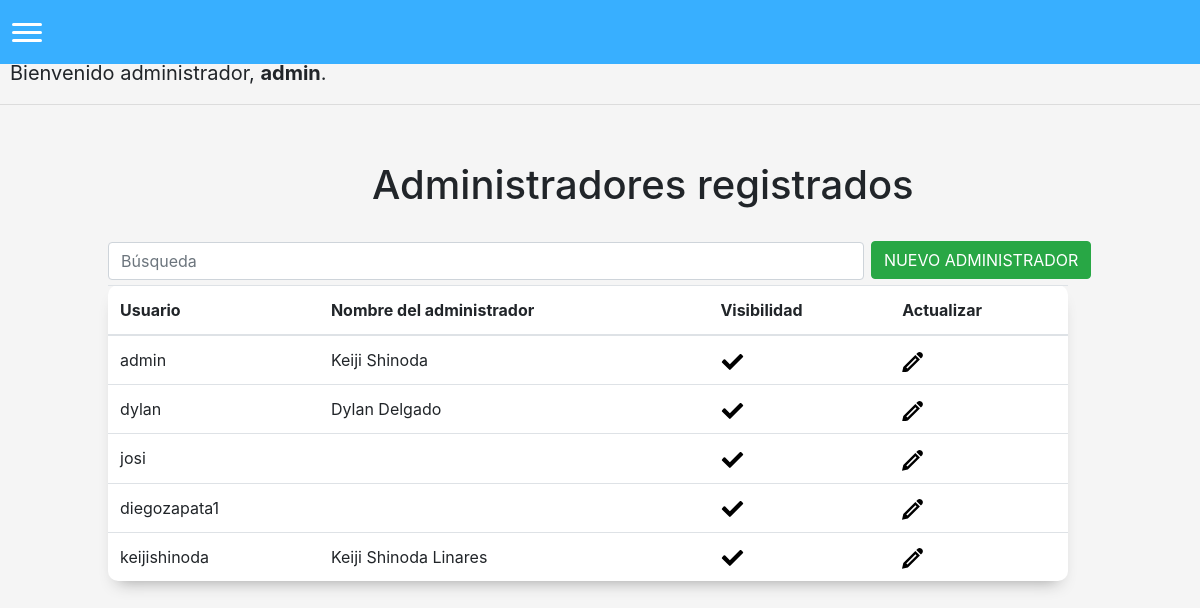
Page /listaadmins (signed in) on the earlier database version.
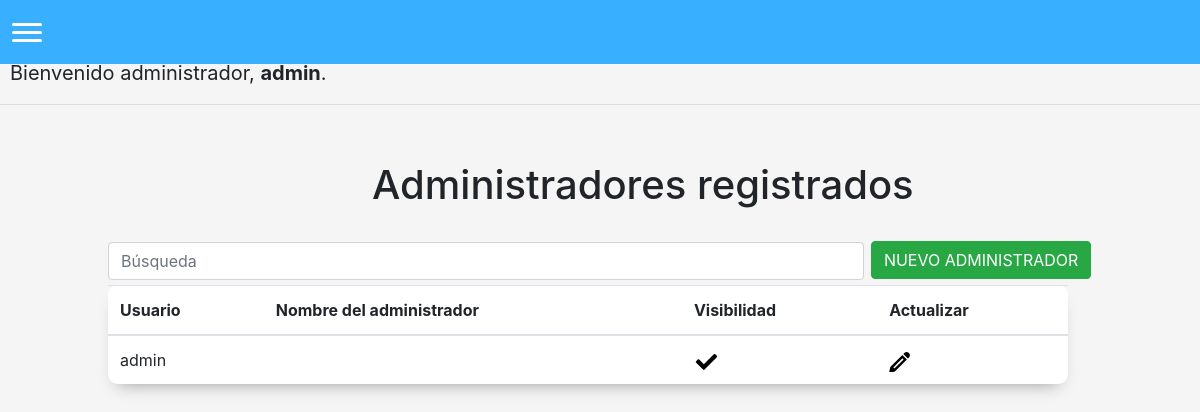
Same page on the later database version.
### matricula/models.py (models this page shows)
class User(AbstractUser):
    pass

### matricula/views.py (the view)
# urls.py: path('listaadmins', views.listarAdmins, name='listaadmins'),
@login_required(login_url='/login')
def listarAdmins(request):
    return render(request, "matricula/listaadmins.html", {'admins': User.objects.all()})

### matricula/templates/matricula/listaadmins.html (shortened to what this page needs)
{% extends "matricula/layout.html" %}
{% block body %}
<div style="margin-left: 31%; margin-bottom: 30px;">
    <h1 style="font-size: 40px;">Administradores registrados</h1>
</div>
<input id="buscar" type="number" placeholder="Búsqueda" class="form-control">
<button id="options" class="btn btn-success" onclick="changeWindow()">NUEVO ADMINISTRADOR</button>
<div>
    <table id="tabla" class="table">
    <thead>
            <tr>
                <th scope="col">
                    Usuario
                </th>
                <th scope="col">
                    Nombre del administrador
                </th>
                <th scope="col">
                    Visibilidad
                </th>
                <th scope="col">
                    Actualizar
                </th>
            </tr>
        </thead>
        <tbody>
            {% for administrador in admins %}
            <tr>
                <td scope="row">
                    {{administrador.username}}
                </td>
                <td scope="row">
                    {{administrador.first_name}} {{administrador.last_name}}
                </td>
                <td scope="row">
                </td>
                <td scope="row">
                </td>
            </tr>
            {% endfor %}
        </tbody>
    </table>
</div>
{% endblock %}

### matricula/templates/matricula/layout.html (shortened to what this page needs)
{% load static %}
<!DOCTYPE html>
<html lang="en">
    <head>
        <link rel="stylesheet" href="https://stackpath.bootstrapcdn.com/bootstrap/4.4.1/css/bootstrap.min.css">
        <link href="{% static 'matricula/styles.css' %}" rel="stylesheet">
    </head>
    <body id="bootstrap-overrides">
        <nav>
            <div class="burger" onclick="navSlide()">
                <div class="line1"></div>
                <div class="line2"></div>
                <div class="line3"></div>
            </div>
        </nav>
        <h1>Matricula</h1>
        <div id="greeting">
            {% if user.is_authenticated %}
                Bienvenido administrador,  <strong>{{ user.username }}</strong>.
            {% else %}
                Not signed in.
            {% endif %}
        </div>
        <hr>
        <div style="height: 40px;"></div>
        {% block body %}
        {% endblock %}
    </body>
</html>

### matricula/static/matricula/styles.css (style rules this page uses)
body { background-color: whitesmoke; }
#bootstrap-overrides nav { display: flex; align-items: center; min-height: 8vh; font-family: 'Cabin', sans-serif; background-color: rgb(56, 175, 255); position: fixed; top: 0; width: 100%; }
#bootstrap-overrides .burger { margin-left: 7px; display: flex; z-index: 400; cursor: pointer; }
#bootstrap-overrides .burger div { width: 30px; height: 3px; background-color: rgb(255, 255, 255); margin: 5px; transition: all 0.3s ease; border-radius: 10px; }
body { overflow-x: hidden; }
#bootstrap-overrides .burger { display: block; }
.table { margin-left: 9%; width: 80%; padding: 40px; border-radius: 10px; background-color: white; -webkit-box-shadow: 0 8px 6px -6px #999; -moz-box-shadow: 0 8px 6px -6px #999; box-shadow: 0 10px 16px -10px #999; }
input[placeholder="Búsqueda"] { width: 63%; margin-left: 9%; display: inline; }
#options { margin: 0.2%; margin-bottom: 0.5%; display: inline; }

### matricula/templates/matricula/layout.html (style rules this page uses)
#greeting { margin: 10px; font-size: 20px; }

Differences in the rows shown:
removed User: username "dylan", first_name "Dylan", last_name "Delgado", is_active True (drawn)
removed User: username "josi", is_active True (drawn)
removed User: username "diegozapata1", is_active True (drawn)
removed User: username "keijishinoda", first_name "Keiji", last_name "Shinoda Linares", is_active True (drawn)
changed User "admin": first_name "Keiji" → (not shown); last_name "Shinoda" → (not shown)
